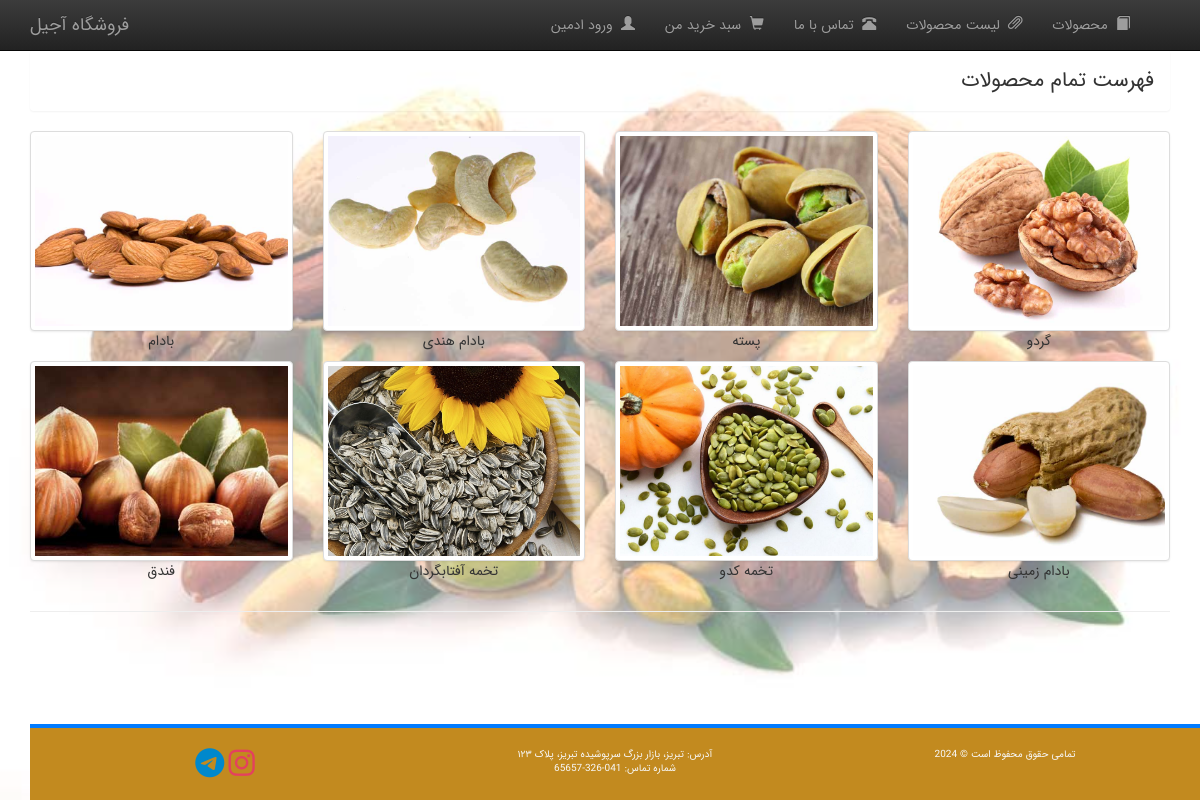
/products.php, run on the app's committed database.
### tables this page shows
CREATE TABLE `products` (
  `id` int(11) NOT NULL,
  `name` varchar(255) NOT NULL,
  `category` varchar(50) NOT NULL,
  `price` float(10,2) NOT NULL,
  `weight` decimal(10,2) NOT NULL,
  `stock` int(11) NOT NULL,
  `description` text DEFAULT NULL,
  `image` varchar(255) DEFAULT NULL
);

### products.php (the view, shortened to what this page needs)
<?php
    $count = 0;
    $conn = db_connect();
    $query = "SELECT id, image, name FROM products";
    $result = mysqli_query($conn, $query);
    require_once "./template/header.php";
?>
<p class="lead text-center text-dark alert">فهرست تمام محصولات</p>
<?php
for($i = 0; $i < mysqli_num_rows($result); $i++){ ?>
  <div class="row">
    <?php while($query_row = mysqli_fetch_assoc($result)){ ?>
      <div class="col-md-3 text-center">
        <a href="product.php?id=<?php echo $query_row['id']; ?>">
          <img class="img-responsive img-thumbnail" src="<?php echo $query_row['image']; ?>" alt="Product Image">
        </a>
        <p class="mt-2 font-weight-bold">
          <?php echo $query_row['name']; ?>
        </p>
      </div>
    <?php
      $count++;
      if($count >= 4){
          $count = 0;
          break;
        }
      } ?>
  </div>
<?php
  }
  require_once "./template/footer.php";
?>

### template/header.php (shortened to what this page needs)
<!DOCTYPE html>
<html>
  <head>
    <link href="./bootstrap/css/bootstrap.min.css" rel="stylesheet">
    <link href="./bootstrap/css/bootstrap-theme.min.css" rel="stylesheet">
    <link href="./bootstrap/css/jumbotron.css" rel="stylesheet">
	<link rel="stylesheet" type="text/css" href="./bootstrap/css/mystyle.css">
  </head>
  <body>
  <nav class="navbar navbar-inverse navbar-fixed-top bg-info">
  <div class="container ">
    <div class="navbar-header">
      <a class="navbar-brand" href="index.php" dir="rtl">فروشگاه آجیل</a>
    </div>
    <div id="navbar" class="navbar-collapse collapse">
      <ul class="nav navbar-nav navbar-right" dir="rtl">
        <li><a href="admin.php"><span class="glyphicon glyphicon-user"></span>&nbsp; ورود ادمین</a></li>
        <li><a href="cart.php"><span class="glyphicon glyphicon-shopping-cart"></span>&nbsp; سبد خرید من</a></li>
        <li><a href="contact.php"><span class="glyphicon glyphicon-phone-alt"></span>&nbsp; تماس با ما</a></li>
        <li><a href="category_list.php"><span class="glyphicon glyphicon-paperclip"></span>&nbsp; لیست محصولات</a></li>
        <li><a href="products.php"><span class="glyphicon glyphicon-book"></span>&nbsp; محصولات</a></li>
      </ul>
    </div>
  </div>
</nav>
    <div class="container" id="main">

### template/footer.php (shortened to what this page needs)
<hr>
<footer class="footer py-4" style="background-color: #c1876bE; color: #f8f9fa;">
  <div class="container">
    <div class="row">
      <head>
</head>
<body>
  <div class="col-md-4 d-flex align-items-center justify-content-start">
    <a href="https://www.telegram.com" target="_blank" class="mx-2">
      <i class="fab fa-telegram" style="font-size: 30px; color: #0088cc;"></i>
    </a>
    <a href="https://www.instagram.com" target="_blank" class="mx-2">
      <i class="fab fa-instagram" style="font-size: 30px; color: #E4405F;"></i>
    </a>
  </div>
</body>
      <div class="col-md-4 text-center">
        <p class="mb-1" style="font-size: 1rem;">آدرس: تبریز، بازار بزرگ سرپوشیده تبریز، پلاک ۱۲۳</p>
        <p class="mb-0" style="font-size: 1rem;">شماره تماس: 041-326-65657</p>
      </div>
      <div class="col-md-4 text-end">
        <p class="mb-0" style="font-size: 1rem;">تمامی حقوق محفوظ است © 2024</p>
      </div>
    </div>
  </div>
</footer>

### template/header.php (style rules this page uses)
body { position: relative; margin: 0; min-height: 100vh; }
body::before { content: ''; position: absolute; top: 0; left: 0; width: 100%; height: 100%; background-image: url('./bootstrap/images/chini.jpg'); background-size: cover; background-repeat: no-repeat; background-attachment: fixed; background-position: center; opacity: 0.5; z-index: -1; }

### products.php (style rules this page uses)
.img-thumbnail { width: 300px; height: 200px; object-fit: cover; transition: transform 0.3s, box-shadow 0.3s; }

### template/footer.php (style rules this page uses)
.footer { position: fixed; bottom: 0; background-color: #c28A1F; color: #c28A1F; border-top: 4px solid #007bff; padding: 20px 0; text-align: center; z-index: 1000; }
.footer p { margin: 0; font-size: 1rem; }
.footer a { text-decoration: none; color: inherit; }

### data on the page
products: image (picture), name "بادام"
products: image (picture), name "بادام هندی"
products: image (picture), name "پسته"
products: image (picture), name "گردو"
products: image (picture), name "فندق"
products: image (picture), name "تخمه آفتابگردان"
products: image (picture), name "تخمه کدو"
products: image (picture), name "بادام زمینی"
